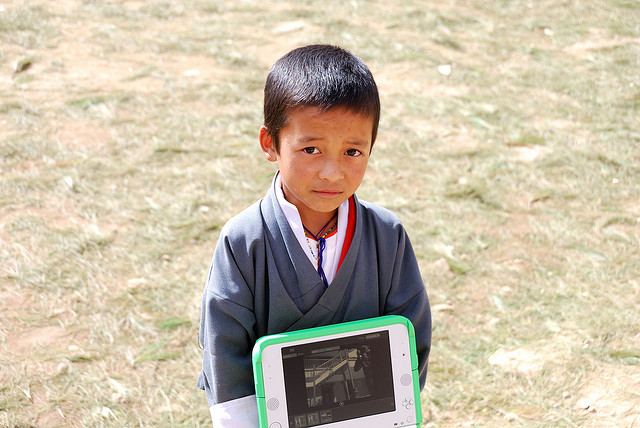
#> input picture model_zoo/Human_pp_humansegv2_lite_avgmax_int8_opt/000000104888.jpg, 640 x 428 px
$ python humanseg_postprocess.py 000000104888.jpg 000000104888.jpg
#> lines starting #> are read from the running program, lines starting #| are printed output that depends on the picture
import torch
import numpy as np
import cv2
import torch.nn.functional as F
import sys
import os

def load_data(bin_file, shape, dtype):
    data = np.fromfile(bin_file, dtype=dtype)
    data = data.reshape(shape)
    return data

def load_image(image_path):
#> called with image_path = '000000104888.jpg'
    raw_image = cv2.imread(image_path)  # BGR
#> raw_image is the input picture: shape (428, 640, 3); mean B, G, R 168.9, 190, 201.8
    image = cv2.resize(raw_image, (512, 512), interpolation=cv2.INTER_AREA)
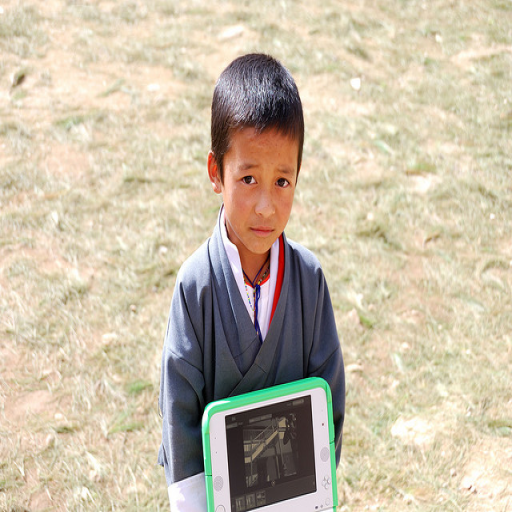
#> image: shape (512, 512, 3); mean B, G, R 168.8, 189.9, 201.7
    image = cv2.cvtColor(image, cv2.COLOR_BGR2RGB)  # convert to RGB
    return image, raw_image.shape[0], raw_image.shape[1]

def highlight_person(image, mask):
    # create a yellow mask
    yellow_mask = np.zeros_like(image, dtype=np.uint8)
    yellow_mask[mask == 1] = [255, 255, 0]  # Yellow (RGB)

    highlighted_image = cv2.addWeighted(image, 0.7, yellow_mask, 0.3, 0)
    return highlighted_image

# ========== 1. Load Image ==========
image_path = sys.argv[1]
image, raw_height, raw_width = load_image(image_path)
#> raw_height = 428; raw_width = 640

# ========== 2. logits ==========
# Assume the model output is 2 channels (background & person)
data_path = sys.argv[2]
running_data = load_data(data_path, [512,512,2], np.int8)
#> (the run stopped early here; a loop or call above may not have finished)
